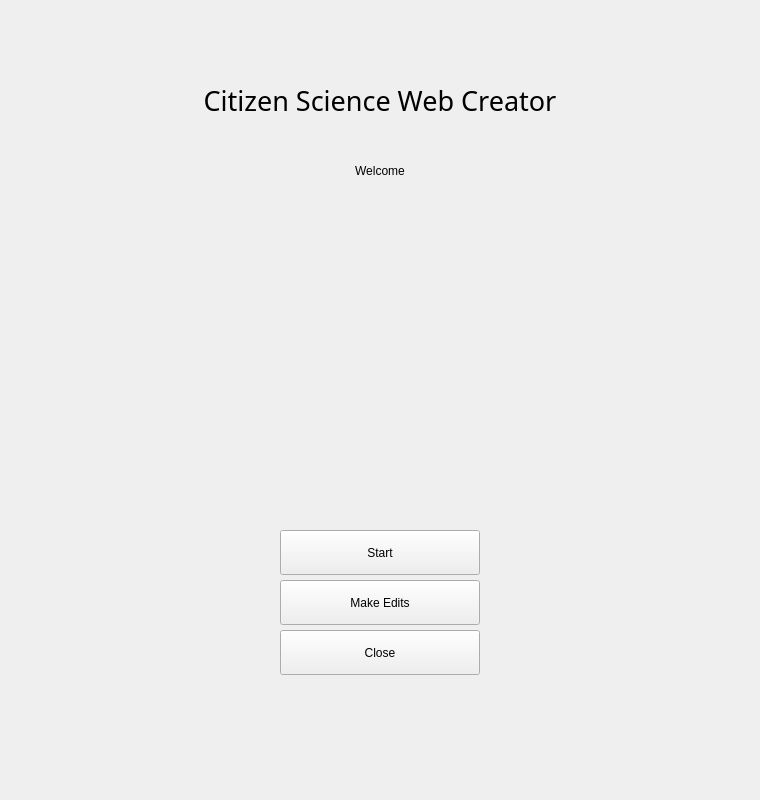
<?xml version="1.0" encoding="UTF-8"?>
<ui version="4.0">
 <class>MainWindow</class>
 <widget class="QMainWindow" name="MainWindow">
  <property name="geometry">
   <rect>
    <x>0</x>
    <y>0</y>
    <width>760</width>
    <height>800</height>
   </rect>
  </property>
  <property name="maximumSize">
   <size>
    <width>760</width>
    <height>800</height>
   </size>
  </property>
  <property name="windowTitle">
   <string>MainWindow</string>
  </property>
  <property name="styleSheet">
   <string notr="true">
background-image: url(:/newback/newbackground.jpg);</string>
  </property>
  <widget class="QWidget" name="centralwidget">
   <property name="styleSheet">
    <string notr="true">font: 8pt &quot;Agency FB&quot;;</string>
   </property>
   <widget class="QPushButton" name="pushButton">
    <property name="geometry">
     <rect>
      <x>280</x>
      <y>580</y>
      <width>200</width>
      <height>45</height>
     </rect>
    </property>
    <property name="minimumSize">
     <size>
      <width>200</width>
      <height>45</height>
     </size>
    </property>
    <property name="autoFillBackground">
     <bool>true</bool>
    </property>
    <property name="styleSheet">
     <string notr="true">background-image: url(:/button/button1.html);
font: 8pt &quot;Yu Gothic&quot;;
</string>
    </property>
    <property name="text">
     <string>Make Edits</string>
    </property>
   </widget>
   <widget class="QPushButton" name="pushButton_2">
    <property name="geometry">
     <rect>
      <x>280</x>
      <y>630</y>
      <width>200</width>
      <height>45</height>
     </rect>
    </property>
    <property name="minimumSize">
     <size>
      <width>200</width>
      <height>45</height>
     </size>
    </property>
    <property name="autoFillBackground">
     <bool>true</bool>
    </property>
    <property name="styleSheet">
     <string notr="true">background-image: url(:/button/button1.css);

font: 8pt &quot;Yu Gothic&quot;;
</string>
    </property>
    <property name="text">
     <string>Close</string>
    </property>
   </widget>
   <widget class="QPushButton" name="pushButton_4">
    <property name="geometry">
     <rect>
      <x>280</x>
      <y>530</y>
      <width>200</width>
      <height>45</height>
     </rect>
    </property>
    <property name="minimumSize">
     <size>
      <width>200</width>
      <height>45</height>
     </size>
    </property>
    <property name="autoFillBackground">
     <bool>true</bool>
    </property>
    <property name="styleSheet">
     <string notr="true">background-image: url(:/finalbordd/button1.css);
border-color: rgb(0, 0, 0);
font: 8pt &quot;Yu Gothic&quot;;

</string>
    </property>
    <property name="text">
     <string>Start</string>
    </property>
   </widget>
   <widget class="QLabel" name="label">
    <property name="geometry">
     <rect>
      <x>0</x>
      <y>0</y>
      <width>760</width>
      <height>201</height>
     </rect>
    </property>
    <property name="font">
     <font>
      <family>Century Gothic</family>
      <pointsize>20</pointsize>
      <weight>9</weight>
      <italic>false</italic>
      <bold>false</bold>
     </font>
    </property>
    <property name="styleSheet">
     <string notr="true">font: 75 20pt &quot;Century Gothic&quot;;</string>
    </property>
    <property name="text">
     <string>Citizen Science Web Creator</string>
    </property>
    <property name="alignment">
     <set>Qt::AlignCenter</set>
    </property>
   </widget>
   <widget class="QLabel" name="label_2">
    <property name="geometry">
     <rect>
      <x>0</x>
      <y>10</y>
      <width>760</width>
      <height>321</height>
     </rect>
    </property>
    <property name="maximumSize">
     <size>
      <width>760</width>
      <height>16777215</height>
     </size>
    </property>
    <property name="autoFillBackground">
     <bool>false</bool>
    </property>
    <property name="styleSheet">
     <string notr="true">font: 75 12pt &quot;Century Gothic&quot;;
background: transparent;</string>
    </property>
    <property name="text">
     <string>Welcome</string>
    </property>
    <property name="textFormat">
     <enum>Qt::PlainText</enum>
    </property>
    <property name="scaledContents">
     <bool>false</bool>
    </property>
    <property name="alignment">
     <set>Qt::AlignCenter</set>
    </property>
   </widget>
  </widget>
  <widget class="QMenuBar" name="menubar">
   <property name="geometry">
    <rect>
     <x>0</x>
     <y>0</y>
     <width>760</width>
     <height>18</height>
    </rect>
   </property>
  </widget>
 </widget>
 <resources>
  <include location="nui.qrc"/>
 </resources>
 <connections/>
</ui>
